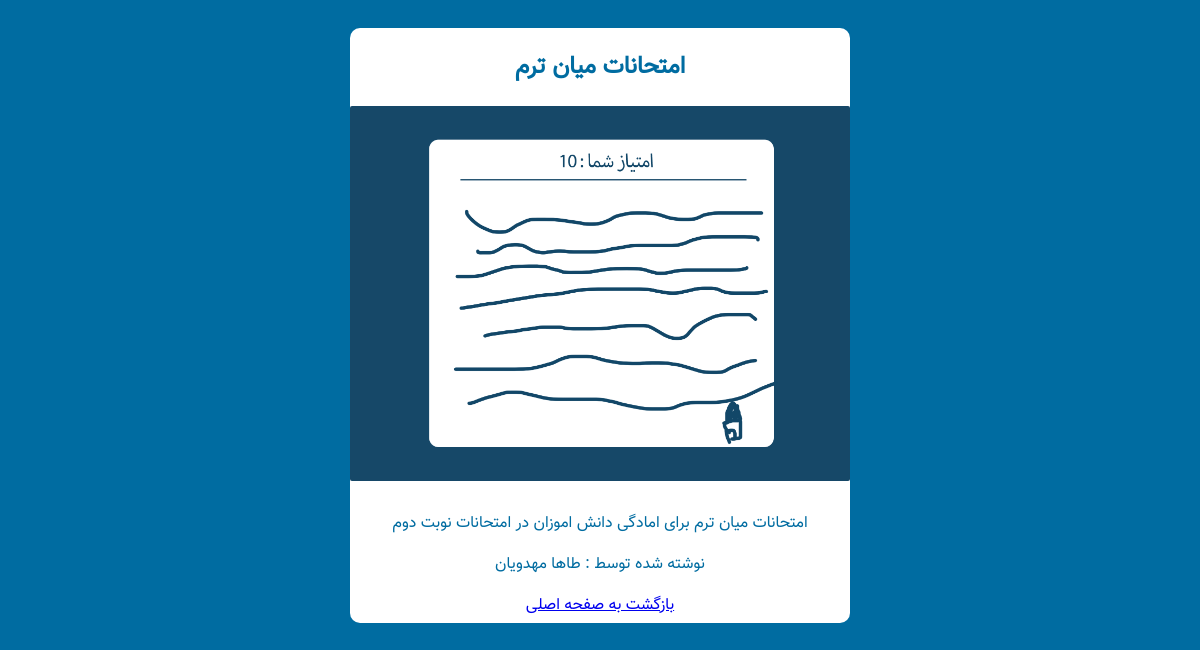
Screenshot of /Announcement/Show/?link=f8efb48fcb090af3f393d9ca35742222 with the database file from the repository.
### tables this page shows
CREATE TABLE `ann` (
  `annID` int(10) NOT NULL,
  `username` text NOT NULL,
  `p1` text NOT NULL,
  `p2` text NOT NULL,
  `p` text NOT NULL,
  `img` text NOT NULL,
  `annLink` text NOT NULL,
  `annView` int(10) NOT NULL DEFAULT 0
);

### Announcement/Show/index.php (the view, shortened to what this page needs)
<?php
require_once '../../config/config.php';
$link = $_GET['link'];
$showQuery = mysqli_query($db , "SELECT * FROM ann WHERE `annLink` = '$link'");
if ($showRows = (mysqli_fetch_assoc($showQuery))) {
    $annTitle = $showRows['p'];
    $annText = $showRows['p2'];
    $annImage = $showRows['img'];
    $annCreator = $showRows['username'];
}
?>
<!DOCTYPE html>
<html lang="en">
<head>
    <link rel="stylesheet" href="style.css">
</head>
<body>
    <div class="main">
        <h2><?= $annTitle ?></h2>
        <div class="content">
            <img src="<?= "../" . $annImage ?>" alt="">
            <div style="padding: 5px;">
                <p><?= $annText ?></p>
                <p>نوشته شده توسط : <?= $annCreator ?></p>
                <a href="../">بازگشت به صفحه اصلی</a>
            </div>
        </div>
    </div>
</body>
</html>

### Announcement/Show/style.css (style rules this page uses)
body { background-color: #006ca1; display: flex; justify-content: center; align-items: center; }
.main { max-width: 500px; min-height: 500px; border-radius: 10px; background-color: white; color: #006ca1; font-family: font; margin-top: 20px; text-align: center; }
img { max-width: 500px; height: auto; border-radius: 2px; }
a { transition: .5s; }

### rows the page displays
ann: p "امتحانات میان ترم", img (picture), p2 "امتحانات میان ترم برای امادگی دانش اموزان در امتحانات نوبت دوم", username "طاها مهدویان"
